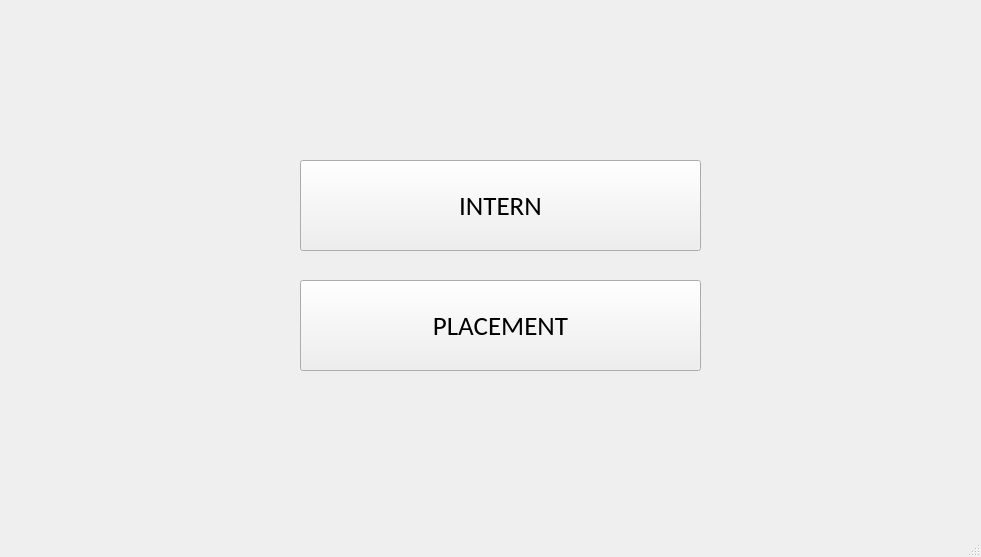
<?xml version="1.0" encoding="UTF-8"?>
<ui version="4.0">
 <class>MainWindow</class>
 <widget class="QMainWindow" name="MainWindow">
  <property name="geometry">
   <rect>
    <x>0</x>
    <y>0</y>
    <width>981</width>
    <height>557</height>
   </rect>
  </property>
  <property name="windowTitle">
   <string>MainWindow</string>
  </property>
  <widget class="QWidget" name="centralwidget">
   <widget class="QPushButton" name="pushButton">
    <property name="geometry">
     <rect>
      <x>300</x>
      <y>160</y>
      <width>401</width>
      <height>91</height>
     </rect>
    </property>
    <property name="font">
     <font>
      <family>Calibri</family>
      <pointsize>20</pointsize>
     </font>
    </property>
    <property name="text">
     <string>INTERN</string>
    </property>
   </widget>
   <widget class="QPushButton" name="pushButton_2">
    <property name="geometry">
     <rect>
      <x>300</x>
      <y>280</y>
      <width>401</width>
      <height>91</height>
     </rect>
    </property>
    <property name="font">
     <font>
      <family>Calibri</family>
      <pointsize>20</pointsize>
     </font>
    </property>
    <property name="text">
     <string>PLACEMENT</string>
    </property>
   </widget>
  </widget>
  <widget class="QStatusBar" name="statusbar"/>
 </widget>
 <resources/>
 <connections/>
</ui>
